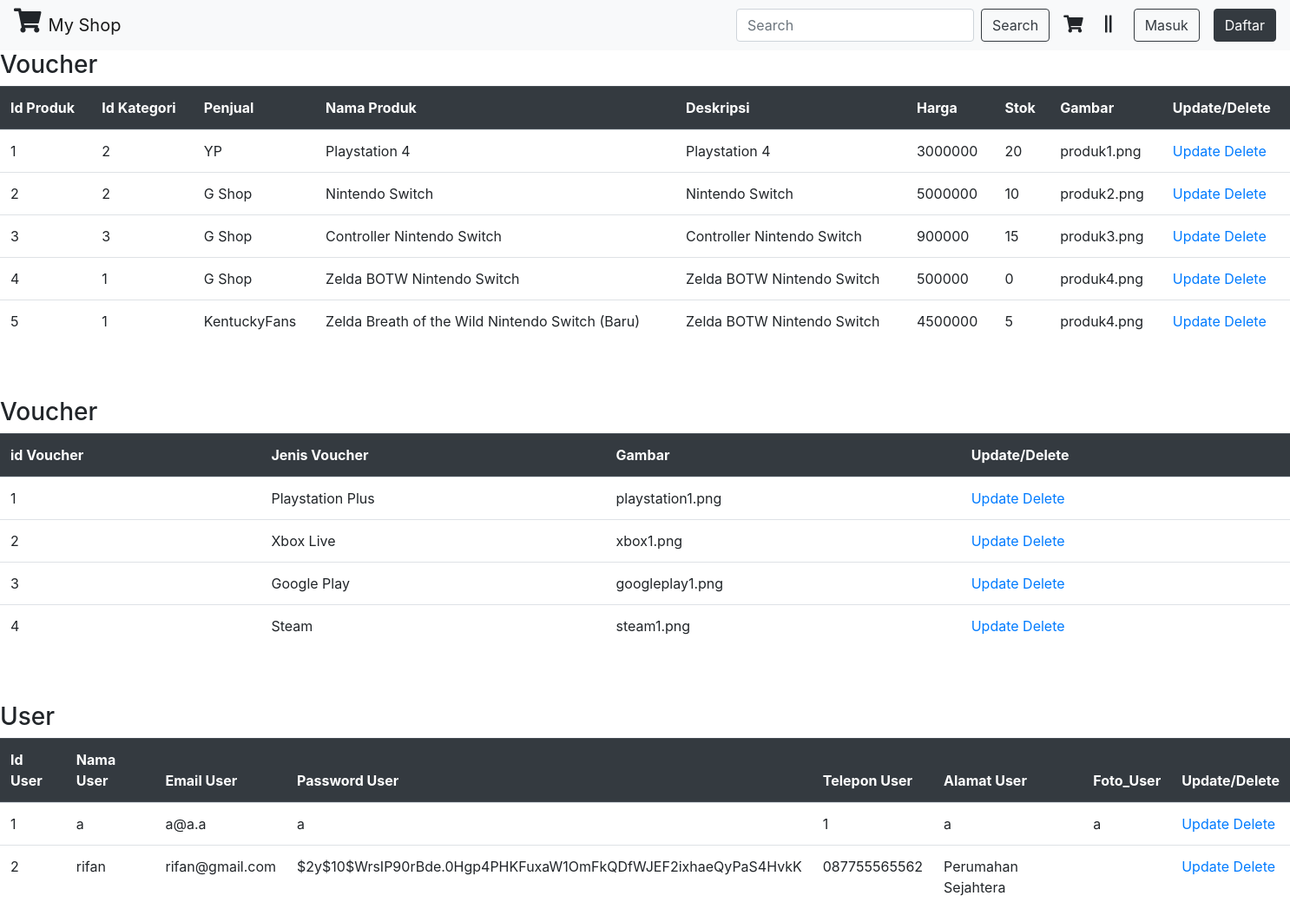
The app's page /admin.php, older data.
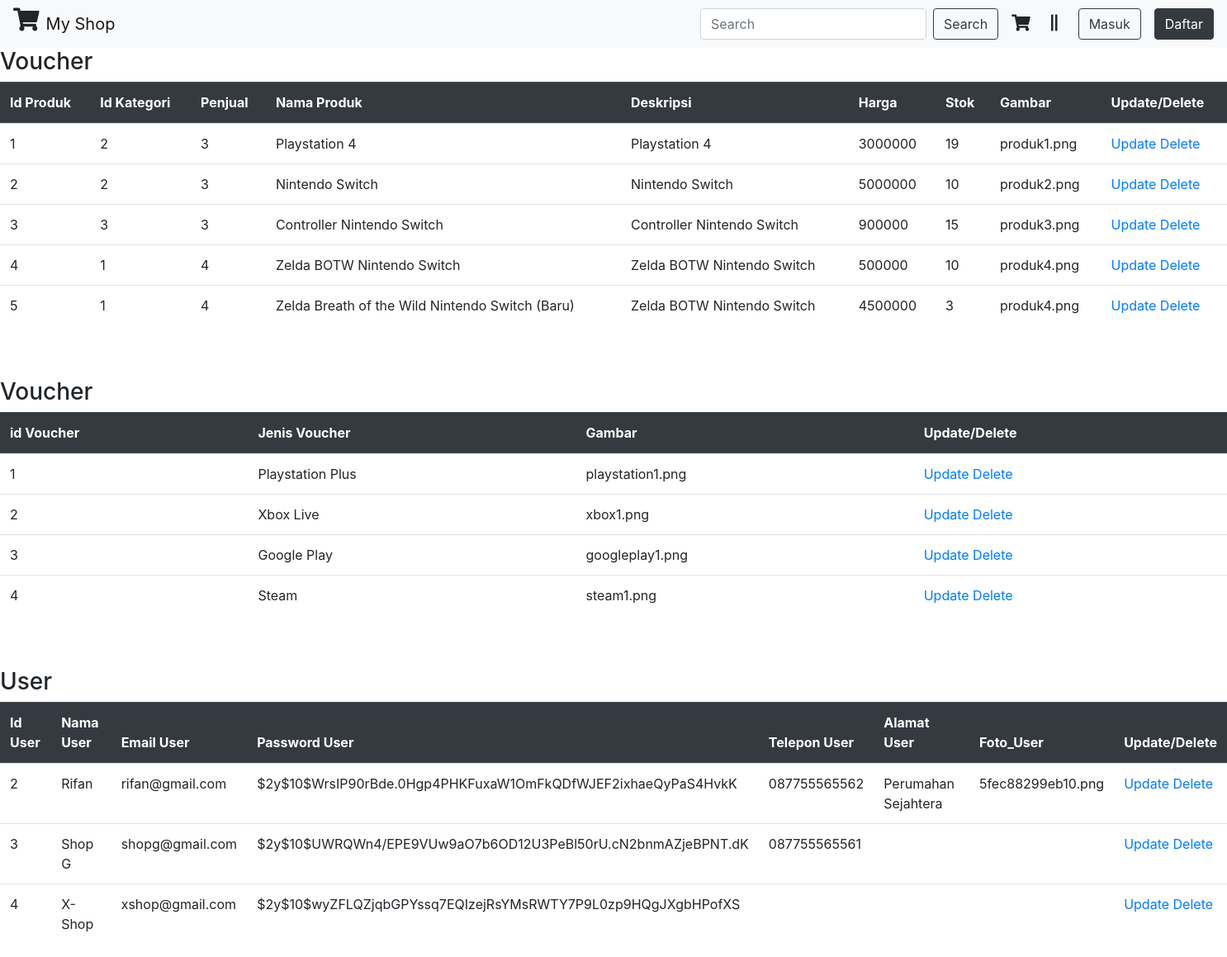
The same page, newer data.
### tables this page shows
CREATE TABLE `produk` (
  `id_produk` int(5) NOT NULL,
  `id_kategori` int(4) NOT NULL,
  `penjual` int(11) NOT NULL,
  `nama_produk` varchar(50) NOT NULL,
  `deskripsi` text NOT NULL,
  `harga` double NOT NULL,
  `stok` int(3) NOT NULL,
  `stars` int(10) NOT NULL,
  `gambar` varchar(100) NOT NULL
);

CREATE TABLE `voucher` (
  `id_voucher` int(11) NOT NULL,
  `jenis_voucher` varchar(20) NOT NULL,
  `gambar` varchar(20) NOT NULL
);

CREATE TABLE `user` (
  `id_user` int(11) NOT NULL,
  `nama_user` varchar(50) NOT NULL,
  `email_user` varchar(25) NOT NULL,
  `pass_user` varchar(255) NOT NULL,
  `telepon_user` varchar(25) DEFAULT NULL,
  `alamat_user` text,
  `foto_user` varchar(50) DEFAULT NULL,
  `wallet` varchar(100) DEFAULT NULL
);

### conn.php (called while the page is built, shortened)
<?php
function connection() {
   $dbServer = 'localhost';
   $dbUser = 'root';
   $dbPass = '';
   $dbName = "online_shop";
   $conn = mysqli_connect($dbServer, $dbUser, $dbPass);
   mysqli_select_db($conn, $dbName);
   return $conn;
}

### admin.php (the view, shortened to what this page needs)
<?php
require 'conn.php';
?>
<!doctype html>
<html lang="en">
<head>
    <link rel="stylesheet" href="assets/css/bootstrap.min.css">
    <link rel="stylesheet" href="assets/css/style.css">
    <link rel="stylesheet" href="assets/css/all.min.css">
</head>
<body>
    <nav class="navbar navbar-expand-lg navbar-light bg-light">
        <h3><i class="fas fa-shopping-cart mr-2"></i></h3>
        <a class="navbar-brand" href="index.php">My Shop</a>
        <div class="collapse navbar-collapse" id="navbarSupportedContent">
            <form class="form-inline ml-auto my-2 my-lg-0">
                <input class="form-control mr-sm-2" type="search" placeholder="Search" aria-label="Search">
                <button class="btn btn-outline-dark my-2 my-sm-0" type="submit">Search</button>
            </form>
            <h5><i class="fas fa-shopping-cart mt-2 mr-4 ml-3" data-toggle="tooltip" title="Keranjang Belanja"></i></h5>
            <h5><i class="fas fa-grip-lines-vertical mt-2 mr-4"></i></h5>
            <button class="btn btn-outline-dark mr-3" type="button">Masuk</button>
            <button class="btn btn-dark" type="button">Daftar</button>
        </div>
    </nav>
    <table class="table">
        <h3>Voucher</h3>
        <thead class="thead-dark">
            <tr>
                <th scope="col">Id Produk</th>
                <th scope="col">Id Kategori</th>
                <th scope="col">Penjual</th>
                <th scope="col">Nama Produk</th>
                <th scope="col">Deskripsi</th>
                <th scope="col">Harga</th>
                <th scope="col">Stok </th>
                <th scope="col">Gambar</th>
                <th scope="col">Update/Delete</th>
            </tr>
        </thead>
        <tbody>
            <tr>
                <?php
            $view = "SELECT * FROM produk";
            $res = mysqli_query(connection(),$view);
            ?>
                <?php while($data = mysqli_fetch_array($res)) : ?>
            <tr>
                <td><?php echo $data['id_produk'] ?></td>
                <td><?php echo $data['id_kategori'] ?></td>
                <td><?php echo $data['penjual'] ?></td>
                <td><?php echo $data['nama_produk'] ?></td>
                <td><?php echo $data['deskripsi'] ?></td>
                <td><?php echo $data['harga'] ?></td>
                <td><?php echo $data['stok'] ?></td>
                <td><?php echo $data['gambar'] ?></td>
                <td>
                    <a
                        href="http://localhost/benaya/barokah/updateproduk.php?id=<?php echo $data['id_produk']?>">Update</a>
                    <a href="http://localhost/benaya/barokah/deleteproduk.php?id=<?php echo $data['id_produk']?>"
                        onclick="return confirm('Hapus Data <?php echo $data['id_produk']?>')" ;>Delete</a>
                </td>
            </tr>
            <?php endwhile; ?>
        </tbody>
    </table>
    <table class="table">
        <br></br>
        <h3>Voucher</h3>
        <thead class="thead-dark">
            <tr>
                <th scope="col">id Voucher</th>
                <th scope="col">Jenis Voucher</th>
                <th scope="col">Gambar</th>
                <th scope="col">Update/Delete</th>
            </tr>
        </thead>
        <tbody>
            <tr>
                <?php
            $view = "SELECT * FROM voucher";
            $res = mysqli_query(connection(),$view);
            ?>
                <?php while($data = mysqli_fetch_array($res)) : ?>
            <tr>
                <td><?php echo $data['id_voucher'] ?></td>
                <td><?php echo $data['jenis_voucher'] ?></td>
                <td><?php echo $data['gambar'] ?></td>
                <td>
                    <a
                        href="http://localhost/benaya/barokah/updateproduk.php?id=<?php echo $data['id_voucher']?>">Update</a>
                    <a href="http://localhost/benaya/barokah/deleteproduk.php?id=<?php echo $data['id_voucher']?>"
                        onclick="return confirm('Hapus Data <?php echo $data['id_voucher']?>')" ;>Delete</a>
                </td>
            </tr>
            <?php endwhile; ?>
            </tr>
        </tbody>
    </table>
    <table class="table">
        <br></br>
        <h3>User</h3>
        <thead class="thead-dark">
            <tr>
                <th scope="col">Id User</th>
                <th scope="col">Nama User</th>
                <th scope="col">Email User</th>
                <th scope="col">Password User</th>
                <th scope="col">Telepon User</th>
                <th scope="col">Alamat User</th>
                <th scope="col">Foto_User</th>
                <th scope="col">Update/Delete</th>
            </tr>
        </thead>
        <tbody>
            <tr>
                <?php
            $view = "SELECT * FROM user";
            $res = mysqli_query(connection(),$view);
            ?>
                <?php while($data = mysqli_fetch_array($res)) : ?>
            <tr>
                <td><?php echo $data['id_user'] ?></td>
                <td><?php echo $data['nama_user'] ?></td>
                <td><?php echo $data['email_user'] ?></td>
                <td><?php echo $data['pass_user'] ?></td>
                <td><?php echo $data['telepon_user'] ?></td>
                <td><?php echo $data['alamat_user'] ?></td>
                <td><?php echo $data['foto_user'] ?></td>
                <td>
                    <a
                        href="http://localhost/benaya/barokah/updateproduk.php?id=<?php echo $data['id_user']?>">Update</a>
                    <a href="http://localhost/benaya/barokah/deleteproduk.php?id=<?php echo $data['id_user']?>"
                        onclick="return confirm('Hapus Data <?php echo $data['id_user']?>')" ;>Delete</a>
                </td>
            </tr>
            <?php endwhile; ?>
            </tr>
        </tbody>
    </table>
</body>
</html>

Row changes from the older to the newer data that the page shows:
removed user: id_user "1", nama_user "a", email_user "a@a.a", pass_user "a", telepon_user "1", alamat_user "a", foto_user "a"
changed produk "Playstation 4": penjual "YP" → "3"; stok "20" → "19"
changed produk "Nintendo Switch": penjual "G Shop" → "3"
changed produk "Controller Nintendo Switch": penjual "G Shop" → "3"
changed produk id 4: penjual "G Shop" → "4"; stok "0" → "10"
changed produk "Zelda Breath of the Wild Nintendo Switch (Baru)": penjual "KentuckyFans" → "4"; stok "5" → "3"
changed user "rifan@gmail.com": nama_user "rifan" → "Rifan"; foto_user (not shown) → "5fec88299eb10.png"
added user: id_user "3", nama_user "Shop G", email_user "shopg@gmail.com", pass_user "$2y$10$UWRQWn4/EPE9VUw9aO7b6OD12U3PeBl50rU.cN2bnmAZjeBPNT.dK", telepon_user "087755565561"
added user: id_user "4", nama_user "X-Shop", email_user "xshop@gmail.com", pass_user "$2y$10$wyZFLQZjqbGPYssq7EQIzejRsYMsRWTY7P9L0zp9HQgJXgbHPofXS"
